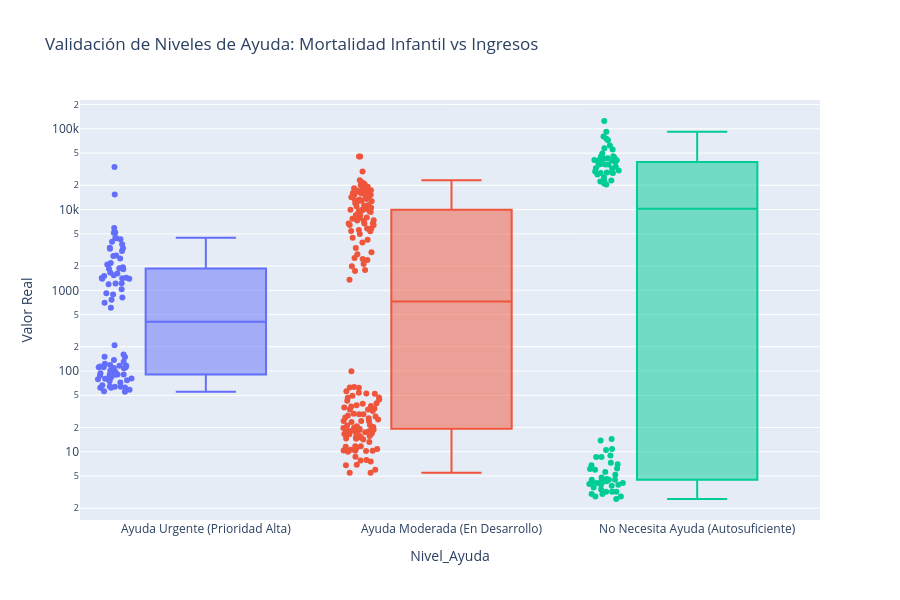
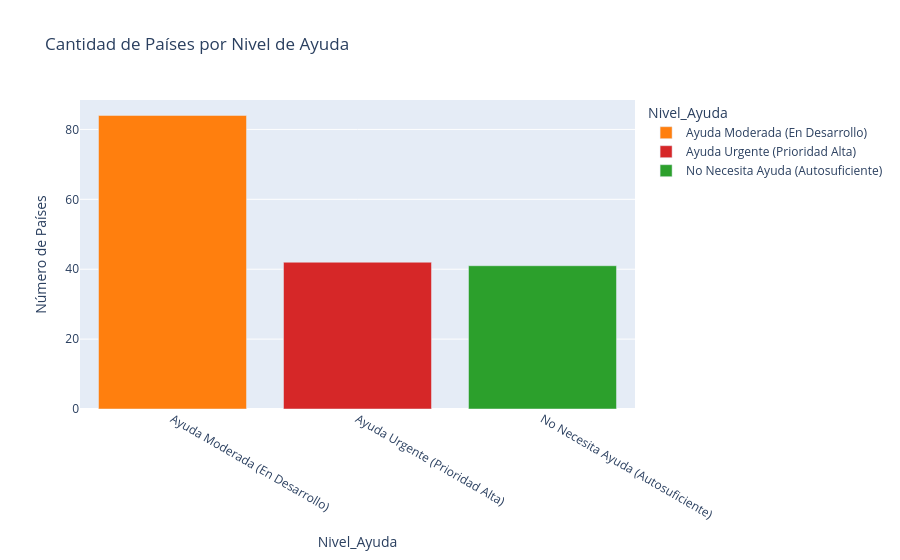

Notebook code cell kept with these figures, in order:
### Markdown cell above
**Ejercicio 4**: Interpretar y explicar los resultados obtenidos en base a nuestro problema concreto.

* Desde la ONG se tiene conocimiento de que las variables más representativas para decidir si un país necesita o no ayuda son el ingreso neto (income) y la mortalidad infantil (child_mort). Dibuja un boxplot de ambas variables respecto a los clústeres etiquetados para determinar el nivel de ayuda para cada uno de los diferentes grupos. **Nota**: Si hemos obtenido dos clústers finales, los niveles de ayuda serán (necesita ayuda/no necesita ayuda), si son 3 (no necesita ayuda / necesita ayuda moderada/ necesita mucha ayuda) y así sucesivamente.

*   Utilizando la librería *kaileido* y *plotly.express* **dibuja un mapa mundi** dónde se refleje el nivel de ayuda necesario por país en función de los clústeres realizados. Que cada nivel de ayuda (clúster) tenga un color diferente.


*   **Conclusiones**: En función de nuestro análisis, ¿qué países debería priorizar Ayuda Internacional para depositar su ayuda y sus recursos? ¿Qué mejoras o implementaciones podríamos hacer a este análisis para mejorar sus resultados? Razona las respuestas de manera argumentada.

### Code cell
import plotly.express as px

# 1. PERFILADO Y ETIQUETADO DE CLUSTERS
# Calculamos las medias de las variables clave para entender qué significa cada cluster
# Usamos las variables originales (no escaladas) para que sea interpretable
perfil_clusters = df.groupby('Cluster')[['child_mort', 'income', 'gdpp', 'life_expec']].mean().sort_values('child_mort', ascending=False)
print("--- PERFIL MEDIO DE CADA CLUSTER (Variables Originales) ---")
print(perfil_clusters)
print()

# ASIGNACIÓN DINÁMICA DE ETIQUETAS (NIVELES DE AYUDA)
cluster_id_urgente = perfil_clusters.index[0]
cluster_id_moderada = perfil_clusters.index[1]
cluster_id_autosuf = perfil_clusters.index[2]

mapa_ayuda = {
    cluster_id_urgente: 'Ayuda Urgente (Prioridad Alta)',
    cluster_id_moderada: 'Ayuda Moderada (En Desarrollo)',
    cluster_id_autosuf: 'No Necesita Ayuda (Autosuficiente)'
}

df['Nivel_Ayuda'] = df['Cluster'].map(mapa_ayuda)

print("--- ASIGNACIÓN DE NIVELES DE AYUDA ---")
print(f"Cluster {cluster_id_urgente} → Ayuda Urgente (Prioridad Alta)")
print(f"Cluster {cluster_id_moderada} → Ayuda Moderada (En Desarrollo)")
print(f"Cluster {cluster_id_autosuf} → No Necesita Ayuda (Autosuficiente)")

# 2. VALIDACIÓN DE ASIGNACIÓN CON BOXPLOTS
print("\n--- VALIDACIÓN CON BOXPLOTS (Variables Clave de la ONG) ---")
fig_box = px.box(df,
                 x='Nivel_Ayuda',
                 y=['child_mort', 'income'],
                 color='Nivel_Ayuda',
                 points="all",
                 hover_name='country',
                 title='Validación de Niveles de Ayuda: Mortalidad Infantil vs Ingresos',
                 labels={'value': 'Valor Real', 'variable': 'Métrica'})

fig_box.update_layout(yaxis_type="log", showlegend=False, height=600)
fig_box.show()

print("✓ Boxplots generados: Observar que cada nivel de ayuda tiene distribuciones")
print("  claramente diferenciadas en ambas variables clave (child_mort e income).")

# 3. MAPA MUNDI DE PRIORIZACIÓN
print("\n--- GENERACIÓN DEL MAPA MUNDI ---")

# Validación de compatibilidad de nombres de países
print(f"Total de países en dataset: {len(df)}")
print(f"Países únicos: {df['country'].nunique()}")

# Intentar mapeo directo
fig_map = px.choropleth(df,
                        locations='country',
                        locationmode='country names',
                        color='Nivel_Ayuda',
                        title='Mapa Global de Priorización de Ayuda Humanitaria por Cluster',
                        hover_data={'child_mort': ':.1f', 'income': ':.0f', 'gdpp': ':.0f', 'country': True},
                        color_discrete_map={
                            'Ayuda Urgente (Prioridad Alta)': '#d62728',
                            'Ayuda Moderada (En Desarrollo)': '#ff7f0e',
                            'No Necesita Ayuda (Autosuficiente)': '#2ca02c'
                        })

fig_map.update_layout(
    geo=dict(showframe=False, showcoastlines=True, projection_type='equirectangular'),
    height=700,
    title_font_size=16
)
fig_map.show()

# Guardar versión interactiva (HTML funciona sin kaleido)
print("✓ Guardando versión interactiva del mapa...")
fig_map.write_html("mapa_prioridad_ong_interactivo.html")
print("  → Mapa guardado como: mapa_prioridad_ong_interactivo.html")

# Intentar guardar PNG si kaleido está disponible
try:
    import kaleido
    fig_map.write_image("mapa_prioridad_ong.png", width=1400, height=800)
    print("  → Mapa guardado como: mapa_prioridad_ong.png (con kaleido)")
except ImportError:
    print("  ⚠️ Nota: kaleido no está instalado. Solo se guardó versión HTML.")
    print("  Para instalar: pip install kaleido")

# 4. LISTADO DE PAÍSES PRIORITARIOS
print("\n--- TOP 10 PAÍSES PRIORITARIOS PARA AYUDA URGENTE ---")
top_priority = df[df['Nivel_Ayuda'] == 'Ayuda Urgente (Prioridad Alta)'].sort_values('Health_Idx', ascending=True)
print(top_priority[['country', 'child_mort', 'income', 'gdpp', 'life_expec', 'Health_Idx']].head(10).to_string())

# 5. ANÁLISIS COMPLETO POR NIVEL DE AYUDA
print("\n--- RESUMEN ESTADÍSTICO POR NIVEL DE AYUDA ---")
resumen = df.groupby('Nivel_Ayuda')[['child_mort', 'income', 'life_expec', 'gdpp']].agg(['mean', 'min', 'max', 'count'])
print(resumen.round(2))

# 6. DISTRIBUCIÓN DE PAÍSES POR NIVEL DE AYUDA (GRÁFICO)
print("\n--- DISTRIBUCIÓN DE PAÍSES POR NIVEL DE AYUDA ---")
dist_ayuda = df['Nivel_Ayuda'].value_counts()
print(dist_ayuda)

fig_dist = px.bar(dist_ayuda,
                  title='Cantidad de Países por Nivel de Ayuda',
                  labels={'value': 'Número de Países', 'index': 'Nivel de Ayuda'},
                  color=dist_ayuda.index,
                  color_discrete_map={
                      'Ayuda Urgente (Prioridad Alta)': '#d62728',
                      'Ayuda Moderada (En Desarrollo)': '#ff7f0e',
                      'No Necesita Ayuda (Autosuficiente)': '#2ca02c'
                  })
fig_dist.show()

### Figure 1 — Plotly figure (JSON) as saved in the notebook; plotly's stock layout.template omitted (floating-point values rounded to 4 significant figures; data arrays with more than 128 entries replaced by an {"elided": "..."} marker saying what was removed)
{"data": [{"alignmentgroup": "True", "boxpoints": "all", "hovertemplate": "<b>%{hovertext}</b><br><br>Nivel_Ayuda=%{x}<br>Valor Real=%{y}<extra></extra>", "hovertext": ["Afghanistan", "Angola", "Benin", "Burkina Faso", "Burundi", "Cameroon", "Central African Republic", "Chad", "Comoros", "Congo, Dem. Rep.", "Congo, Rep.", "Cote d'Ivoire", "Equatorial Guinea", "Eritrea", "Gabon", "Gambia", "Ghana", "Guinea", "Guinea-Bissau", "Haiti", "India", "Kenya", "Lao", "Liberia", "Madagascar", "Malawi", "Mali", "Mauritania", "Mozambique", "Myanmar", "Niger", "Nigeria", "Pakistan", "Senegal", "Sierra Leone", "Sudan", "Tanzania", "Timor-Leste", "Togo", "Uganda", "Yemen", "Zambia", "Afghanistan", "Angola", "Benin", "Burkina Faso", "Burundi", "Cameroon", "Central African Republic", "Chad", "Comoros", "Congo, Dem. Rep.", "Congo, Rep.", "Cote d'Ivoire", "Equatorial Guinea", "Eritrea", "Gabon", "Gambia", "Ghana", "Guinea", "Guinea-Bissau", "Haiti", "India", "Kenya", "Lao", "Liberia", "Madagascar", "Malawi", "Mali", "Mauritania", "Mozambique", "Myanmar", "Niger", "Nigeria", "Pakistan", "Senegal", "Sierra Leone", "Sudan", "Tanzania", "Timor-Leste", "Togo", "Uganda", "Yemen", "Zambia"], "legendgroup": "Ayuda Urgente (Prioridad Alta)", "marker": {"color": "#636efa"}, "name": "Ayuda Urgente (Prioridad Alta)", "notched": false, "offsetgroup": "Ayuda Urgente (Prioridad Alta)", "orientation": "v", "showlegend": true, "type": "box", "x": ["Ayuda Urgente (Prioridad Alta)", "Ayuda Urgente (Prioridad Alta)", "Ayuda Urgente (Prioridad Alta)", "Ayuda Urgente (Prioridad Alta)", "Ayuda Urgente (Prioridad Alta)", "Ayuda Urgente (Prioridad Alta)", "Ayuda Urgente (Prioridad Alta)", "Ayuda Urgente (Prioridad Alta)", "Ayuda Urgente (Prioridad Alta)", "Ayuda Urgente (Prioridad Alta)", "Ayuda Urgente (Prioridad Alta)", "Ayuda Urgente (Prioridad Alta)", "Ayuda Urgente (Prioridad Alta)", "Ayuda Urgente (Prioridad Alta)", "Ayuda Urgente (Prioridad Alta)", "Ayuda Urgente (Prioridad Alta)", "Ayuda Urgente (Prioridad Alta)", "Ayuda Urgente (Prioridad Alta)", "Ayuda Urgente (Prioridad Alta)", "Ayuda Urgente (Prioridad Alta)", "Ayuda Urgente (Prioridad Alta)", "Ayuda Urgente (Prioridad Alta)", "Ayuda Urgente (Prioridad Alta)", "Ayuda Urgente (Prioridad Alta)", "Ayuda Urgente (Prioridad Alta)", "Ayuda Urgente (Prioridad Alta)", "Ayuda Urgente (Prioridad Alta)", "Ayuda Urgente (Prioridad Alta)", "Ayuda Urgente (Prioridad Alta)", "Ayuda Urgente (Prioridad Alta)", "Ayuda Urgente (Prioridad Alta)", "Ayuda Urgente (Prioridad Alta)", "Ayuda Urgente (Prioridad Alta)", "Ayuda Urgente (Prioridad Alta)", "Ayuda Urgente (Prioridad Alta)", "Ayuda Urgente (Prioridad Alta)", "Ayuda Urgente (Prioridad Alta)", "Ayuda Urgente (Prioridad Alta)", "Ayuda Urgente (Prioridad Alta)", "Ayuda Urgente (Prioridad Alta)", "Ayuda Urgente (Prioridad Alta)", "Ayuda Urgente (Prioridad Alta)", "Ayuda Urgente (Prioridad Alta)", "Ayuda Urgente (Prioridad Alta)", "Ayuda Urgente (Prioridad Alta)", "Ayuda Urgente (Prioridad Alta)", "Ayuda Urgente (Prioridad Alta)", "Ayuda Urgente (Prioridad Alta)", "Ayuda Urgente (Prioridad Alta)", "Ayuda Urgente (Prioridad Alta)", "Ayuda Urgente (Prioridad Alta)", "Ayuda Urgente (Prioridad Alta)", "Ayuda Urgente (Prioridad Alta)", "Ayuda Urgente (Prioridad Alta)", "Ayuda Urgente (Prioridad Alta)", "Ayuda Urgente (Prioridad Alta)", "Ayuda Urgente (Prioridad Alta)", "Ayuda Urgente (Prioridad Alta)", "Ayuda Urgente (Prioridad Alta)", "Ayuda Urgente (Prioridad Alta)", "Ayuda Urgente (Prioridad Alta)", "Ayuda Urgente (Prioridad Alta)", "Ayuda Urgente (Prioridad Alta)", "Ayuda Urgente (Prioridad Alta)", "Ayuda Urgente (Prioridad Alta)", "Ayuda Urgente (Prioridad Alta)", "Ayuda Urgente (Prioridad Alta)", "Ayuda Urgente (Prioridad Alta)", "Ayuda Urgente (Prioridad Alta)", "Ayuda Urgente (Prioridad Alta)", "Ayuda Urgente (Prioridad Alta)", "Ayuda Urgente (Prioridad Alta)", "Ayuda Urgente (Prioridad Alta)", "Ayuda Urgente (Prioridad Alta)", "Ayuda Urgente (Prioridad Alta)", "Ayuda Urgente (Prioridad Alta)", "Ayuda Urgente (Prioridad Alta)", "Ayuda Urgente (Prioridad Alta)", "Ayuda Urgente (Prioridad Alta)", "Ayuda Urgente (Prioridad Alta)", "Ayuda Urgente (Prioridad Alta)", "Ayuda Urgente (Prioridad Alta)", "Ayuda Urgente (Prioridad Alta)", "Ayuda Urgente (Prioridad Alta)"], "x0": " ", "xaxis": "x", "y": [90.2, 119.0, 111.0, 116.0, 93.6, 108.0, 149.0, 150.0, 88.2, 116.0, 63.9, 111.0, 111.0, 55.2, 63.7, 80.3, 74.7, 109.0, 114.0, 208.0, 58.8, 62.2, 78.9, 89.3, 62.2, 90.5, 137.0, 97.4, 101.0, 64.4, 123.0, 130.0, 92.1, 66.8, 160.0, 76.7, 71.9, 62.6, 90.3, 81.0, 56.3, 83.1, 1610.0, 5900.0, 1820.0, 1430.0, 764.0, 2660.0, 888.0, 1930.0, 1410.0, 609.0, 5190.0, 2690.0, 33700.0, 1420.0, 15400.0, 1660.0, 3060.0, 1190.0, 1390.0, 1500.0, 4410.0, 2480.0, 3980.0, 700.0, 1390.0, 1030.0, 1870.0, 3320.0, 918.0, 3720.0, 814.0, 5150.0, 4280.0, 2180.0, 1220.0, 3370.0, 2090.0, 1850.0, 1210.0, 1540.0, 4480.0, 3280.0], "y0": " ", "yaxis": "y"}, {"alignmentgroup": "True", "boxpoints": "all", "hovertemplate": "<b>%{hovertext}</b><br><br>Nivel_Ayuda=%{x}<br>Valor Real=%{y}<extra></extra>", "hovertext": {"elided": "168 str values"}, "legendgroup": "Ayuda Moderada (En Desarrollo)", "marker": {"color": "#EF553B"}, "name": "Ayuda Moderada (En Desarrollo)", "notched": false, "offsetgroup": "Ayuda Moderada (En Desarrollo)", "orientation": "v", "showlegend": true, "type": "box", "x": {"elided": "168 str values"}, "x0": " ", "xaxis": "x", "y": {"elided": "168 float values"}, "y0": " ", "yaxis": "y"}, {"alignmentgroup": "True", "boxpoints": "all", "hovertemplate": "<b>%{hovertext}</b><br><br>Nivel_Ayuda=%{x}<br>Valor Real=%{y}<extra></extra>", "hovertext": ["Australia", "Austria", "Bahamas", "Bahrain", "Belgium", "Brunei", "Canada", "Cyprus", "Czech Republic", "Denmark", "Estonia", "Finland", "France", "Germany", "Greece", "Hungary", "Iceland", "Ireland", "Israel", "Italy", "Japan", "Kuwait", "Lithuania", "Luxembourg", "Malta", "Netherlands", "New Zealand", "Norway", "Portugal", "Qatar", "Seychelles", "Singapore", "Slovak Republic", "Slovenia", "South Korea", "Spain", "Sweden", "Switzerland", "United Arab Emirates", "United Kingdom", "United States", "Australia", "Austria", "Bahamas", "Bahrain", "Belgium", "Brunei", "Canada", "Cyprus", "Czech Republic", "Denmark", "Estonia", "Finland", "France", "Germany", "Greece", "Hungary", "Iceland", "Ireland", "Israel", "Italy", "Japan", "Kuwait", "Lithuania", "Luxembourg", "Malta", "Netherlands", "New Zealand", "Norway", "Portugal", "Qatar", "Seychelles", "Singapore", "Slovak Republic", "Slovenia", "South Korea", "Spain", "Sweden", "Switzerland", "United Arab Emirates", "United Kingdom", "United States"], "legendgroup": "No Necesita Ayuda (Autosuficiente)", "marker": {"color": "#00cc96"}, "name": "No Necesita Ayuda (Autosuficiente)", "notched": false, "offsetgroup": "No Necesita Ayuda (Autosuficiente)", "orientation": "v", "showlegend": true, "type": "box", "x": ["No Necesita Ayuda (Autosuficiente)", "No Necesita Ayuda (Autosuficiente)", "No Necesita Ayuda (Autosuficiente)", "No Necesita Ayuda (Autosuficiente)", "No Necesita Ayuda (Autosuficiente)", "No Necesita Ayuda (Autosuficiente)", "No Necesita Ayuda (Autosuficiente)", "No Necesita Ayuda (Autosuficiente)", "No Necesita Ayuda (Autosuficiente)", "No Necesita Ayuda (Autosuficiente)", "No Necesita Ayuda (Autosuficiente)", "No Necesita Ayuda (Autosuficiente)", "No Necesita Ayuda (Autosuficiente)", "No Necesita Ayuda (Autosuficiente)", "No Necesita Ayuda (Autosuficiente)", "No Necesita Ayuda (Autosuficiente)", "No Necesita Ayuda (Autosuficiente)", "No Necesita Ayuda (Autosuficiente)", "No Necesita Ayuda (Autosuficiente)", "No Necesita Ayuda (Autosuficiente)", "No Necesita Ayuda (Autosuficiente)", "No Necesita Ayuda (Autosuficiente)", "No Necesita Ayuda (Autosuficiente)", "No Necesita Ayuda (Autosuficiente)", "No Necesita Ayuda (Autosuficiente)", "No Necesita Ayuda (Autosuficiente)", "No Necesita Ayuda (Autosuficiente)", "No Necesita Ayuda (Autosuficiente)", "No Necesita Ayuda (Autosuficiente)", "No Necesita Ayuda (Autosuficiente)", "No Necesita Ayuda (Autosuficiente)", "No Necesita Ayuda (Autosuficiente)", "No Necesita Ayuda (Autosuficiente)", "No Necesita Ayuda (Autosuficiente)", "No Necesita Ayuda (Autosuficiente)", "No Necesita Ayuda (Autosuficiente)", "No Necesita Ayuda (Autosuficiente)", "No Necesita Ayuda (Autosuficiente)", "No Necesita Ayuda (Autosuficiente)", "No Necesita Ayuda (Autosuficiente)", "No Necesita Ayuda (Autosuficiente)", "No Necesita Ayuda (Autosuficiente)", "No Necesita Ayuda (Autosuficiente)", "No Necesita Ayuda (Autosuficiente)", "No Necesita Ayuda (Autosuficiente)", "No Necesita Ayuda (Autosuficiente)", "No Necesita Ayuda (Autosuficiente)", "No Necesita Ayuda (Autosuficiente)", "No Necesita Ayuda (Autosuficiente)", "No Necesita Ayuda (Autosuficiente)", "No Necesita Ayuda (Autosuficiente)", "No Necesita Ayuda (Autosuficiente)", "No Necesita Ayuda (Autosuficiente)", "No Necesita Ayuda (Autosuficiente)", "No Necesita Ayuda (Autosuficiente)", "No Necesita Ayuda (Autosuficiente)", "No Necesita Ayuda (Autosuficiente)", "No Necesita Ayuda (Autosuficiente)", "No Necesita Ayuda (Autosuficiente)", "No Necesita Ayuda (Autosuficiente)", "No Necesita Ayuda (Autosuficiente)", "No Necesita Ayuda (Autosuficiente)", "No Necesita Ayuda (Autosuficiente)", "No Necesita Ayuda (Autosuficiente)", "No Necesita Ayuda (Autosuficiente)", "No Necesita Ayuda (Autosuficiente)", "No Necesita Ayuda (Autosuficiente)", "No Necesita Ayuda (Autosuficiente)", "No Necesita Ayuda (Autosuficiente)", "No Necesita Ayuda (Autosuficiente)", "No Necesita Ayuda (Autosuficiente)", "No Necesita Ayuda (Autosuficiente)", "No Necesita Ayuda (Autosuficiente)", "No Necesita Ayuda (Autosuficiente)", "No Necesita Ayuda (Autosuficiente)", "No Necesita Ayuda (Autosuficiente)", "No Necesita Ayuda (Autosuficiente)", "No Necesita Ayuda (Autosuficiente)", "No Necesita Ayuda (Autosuficiente)", "No Necesita Ayuda (Autosuficiente)", "No Necesita Ayuda (Autosuficiente)", "No Necesita Ayuda (Autosuficiente)"], "x0": " ", "xaxis": "x", "y": [4.8, 4.3, 13.8, 8.6, 4.5, 10.5, 5.6, 3.6, 3.4, 4.1, 4.5, 3.0, 4.2, 4.2, 3.9, 6.0, 2.6, 4.2, 4.6, 4.0, 3.2, 10.8, 6.1, 2.8, 6.8, 4.5, 6.2, 3.2, 3.9, 9.0, 14.4, 2.8, 7.0, 3.2, 4.1, 3.8, 3.0, 4.5, 8.6, 5.2, 7.3, 41400.0, 43200.0, 22900.0, 41100.0, 41100.0, 80600.0, 40700.0, 33900.0, 28300.0, 44000.0, 22700.0, 39800.0, 36900.0, 40400.0, 28700.0, 22300.0, 38800.0, 45700.0, 29600.0, 36200.0, 35800.0, 75200.0, 21100.0, 91700.0, 28300.0, 45500.0, 32300.0, 62300.0, 27200.0, 125000.0, 20400.0, 72100.0, 25200.0, 28700.0, 30400.0, 32500.0, 42900.0, 55500.0, 57600.0, 36200.0, 49400.0], "y0": " ", "yaxis": "y"}], "layout": {"boxmode": "overlay", "height": 600, "legend": {"title": {"text": "Nivel_Ayuda"}, "tracegroupgap": 0}, "showlegend": false, "title": {"text": "Validación de Niveles de Ayuda: Mortalidad Infantil vs Ingresos"}, "xaxis": {"anchor": "y", "categoryarray": ["Ayuda Urgente (Prioridad Alta)", "Ayuda Moderada (En Desarrollo)", "No Necesita Ayuda (Autosuficiente)"], "categoryorder": "array", "domain": [0, 1], "title": {"text": "Nivel_Ayuda"}}, "yaxis": {"anchor": "x", "domain": [0, 1], "title": {"text": "Valor Real"}, "type": "log"}}}

### Figure 2 — Plotly figure (JSON) as saved in the notebook; plotly's stock layout.template omitted (floating-point values rounded to 4 significant figures)
{"data": [{"hovertemplate": "Nivel_Ayuda=%{x}<br>Número de Países=%{y}<extra></extra>", "legendgroup": "Ayuda Moderada (En Desarrollo)", "marker": {"color": "#ff7f0e", "pattern": {"shape": ""}}, "name": "Ayuda Moderada (En Desarrollo)", "orientation": "v", "showlegend": true, "textposition": "auto", "type": "bar", "x": ["Ayuda Moderada (En Desarrollo)"], "xaxis": "x", "y": [84], "yaxis": "y"}, {"hovertemplate": "Nivel_Ayuda=%{x}<br>Número de Países=%{y}<extra></extra>", "legendgroup": "Ayuda Urgente (Prioridad Alta)", "marker": {"color": "#d62728", "pattern": {"shape": ""}}, "name": "Ayuda Urgente (Prioridad Alta)", "orientation": "v", "showlegend": true, "textposition": "auto", "type": "bar", "x": ["Ayuda Urgente (Prioridad Alta)"], "xaxis": "x", "y": [42], "yaxis": "y"}, {"hovertemplate": "Nivel_Ayuda=%{x}<br>Número de Países=%{y}<extra></extra>", "legendgroup": "No Necesita Ayuda (Autosuficiente)", "marker": {"color": "#2ca02c", "pattern": {"shape": ""}}, "name": "No Necesita Ayuda (Autosuficiente)", "orientation": "v", "showlegend": true, "textposition": "auto", "type": "bar", "x": ["No Necesita Ayuda (Autosuficiente)"], "xaxis": "x", "y": [41], "yaxis": "y"}], "layout": {"barmode": "relative", "legend": {"title": {"text": "Nivel_Ayuda"}, "tracegroupgap": 0}, "title": {"text": "Cantidad de Países por Nivel de Ayuda"}, "xaxis": {"anchor": "y", "categoryarray": ["Ayuda Moderada (En Desarrollo)", "Ayuda Urgente (Prioridad Alta)", "No Necesita Ayuda (Autosuficiente)"], "categoryorder": "array", "domain": [0, 1], "title": {"text": "Nivel_Ayuda"}}, "yaxis": {"anchor": "x", "domain": [0, 1], "title": {"text": "Número de Países"}}}}
